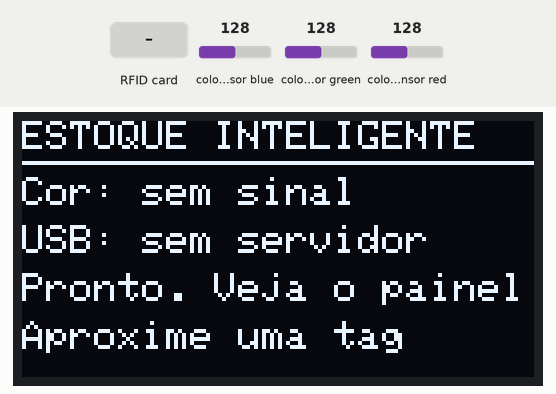
This program was run on a simulated ESP32. On the bench: 128×64 one-colour display. Wiring (inferred from the names in the program): TCS3200 colour sensor: output GPIO 34; S2 GPIO 13; S3 GPIO 14; S0 GPIO 32; S1 GPIO 33. The inputs (shaded band) are chosen by the test bench; at power-on: colour sensor blue 128, colour sensor green 128, colour sensor red 128. Random numbers use the default seed unless the program sets one; EEPROM starts erased; what the program prints to the serial monitor is not drawn.

Above: at 1.2 s.
1.3 s: colour sensor blue set to 5
At 3.3 s:
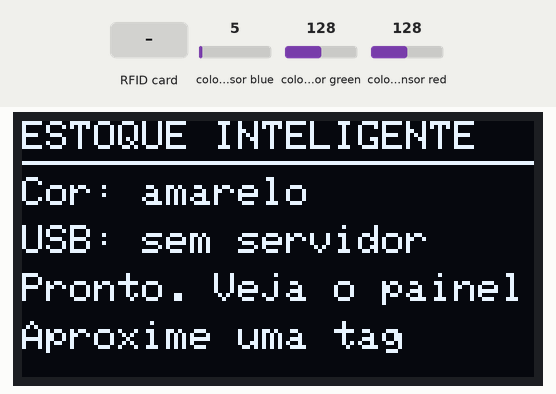
3.6 s: RFID card 5E 7A 19 C4 held to the reader
At 4.9 s:
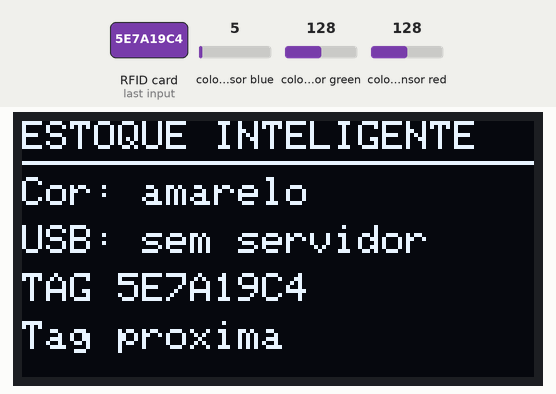
6.6 s: colour sensor green set to 5
At 8.4 s:
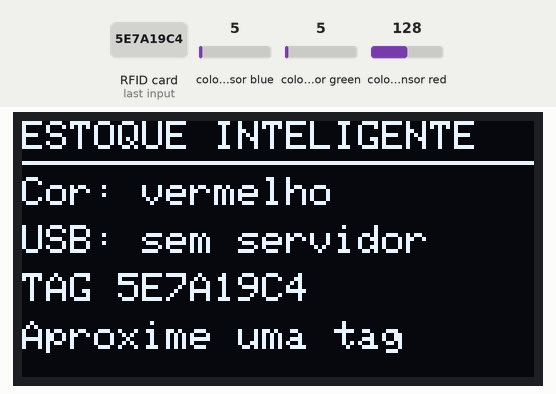
9.6 s: colour sensor red set to 5
At 11.1 s:
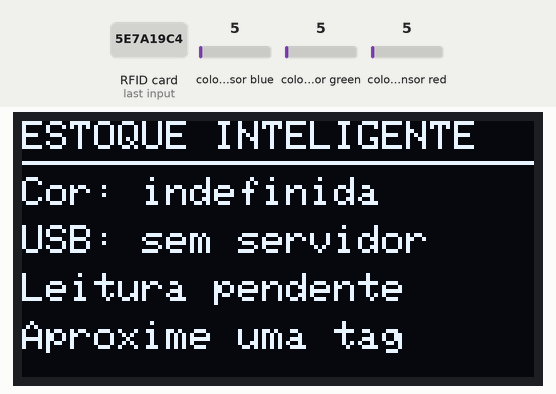
11.7 s: colour sensor blue set to 64
At 12.5 s:
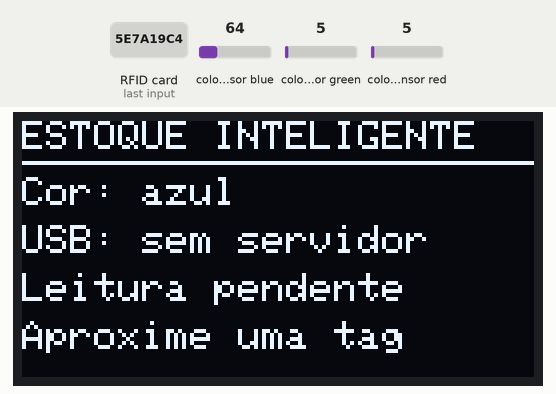
13.7 s: colour sensor green set to 64
At 15.1 s:
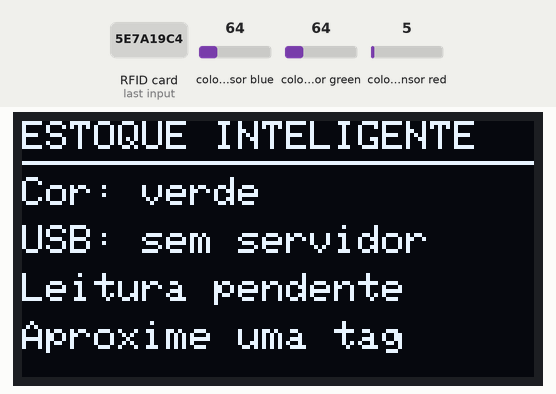
Timing chart, 0 to 16.7 s (numbered marks = the images above; inputs shaded):
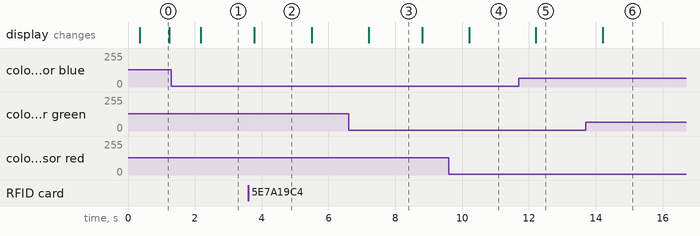

Measured:
- after the input at 1.3 s, the display: changes after 0.87 s (image 1)
- after the input at 9.6 s, the display: changes after 0.61 s (image 4)
- after the input at 11.7 s, the display: changes after 0.51 s (image 5)
- after the input at 13.7 s, the display: changes after 0.51 s (image 6)
- what the display in image 0 shows lasts 0.8 s, from 0.4 s to 1.2 s
- what the display in image 2 shows lasts 1.7 s, from 3.8 s to 5.5 s
- what the display in image 3 shows lasts 1.6 s, from 7.2 s to 8.8 s

The program:

main.cpp
```cpp
#include <Arduino.h>
#include <WiFi.h>
#include <HTTPClient.h>
#include <SPI.h>
#include <Preferences.h>
#include <Adafruit_GFX.h>
#include <Adafruit_SSD1306.h>
#include <MFRC522.h>
#include <ArduinoJson.h>
#include "pins.h"
#ifdef ESTOQUE_SIMULATION
#include "config.sim.h"
#elif defined(ESTOQUE_LOCAL_CONFIG)
#include "../include/config.h"
#else
#include "../include/config.example.h"
#endif
#ifndef TRANSPORT_SERIAL
#define TRANSPORT_SERIAL 0
#endif
#ifndef SERIAL_REPLY_TIMEOUT_MS
#define SERIAL_REPLY_TIMEOUT_MS 4000
#endif
#ifndef COLOR_TEST_MODE
#define COLOR_TEST_MODE 0
#endif
#ifndef COLOR_CALIBRATED
#define COLOR_CALIBRATED false
#endif
#ifndef COLOR_DOMINANCE_RATIO
#define COLOR_DOMINANCE_RATIO 1.2f
#endif

Adafruit_SSD1306 display(128,64,&SPI,OLED_DC,OLED_RESET_PIN,OLED_CS,4000000UL);
MFRC522 reader(RFID_CS,RFID_RST);
Preferences preferences;
bool oledOk=false,rfidOk=false,present=false,scannedThisVisit=false;
bool lastServerOk=false;
bool colorCalibrated=COLOR_CALIBRATED;
String activeTag="";
uint32_t lastTagSeenAt=0,lastCollisionNoticeAt=0;
uint32_t lastReaderRecoveryAt=0;
constexpr uint32_t RFID_RELEASE_MS=1500;
unsigned long pulseR=0,pulseG=0,pulseB=0;
uint8_t colorMissingCount=0;
uint32_t lastColor=0,lastRFID=0,lastReport=0,lastDisplay=0,lastWifi=0,lastInit=0;
String color="indefinida",commandId="",commandAction="",commandBox="",commandSlot="";
String pendingScan="",feedback="Iniciando...";
uint32_t feedbackUntil=0,commandReceivedAt=0,commandRemainingMs=0;
uint32_t serialRequestId=0,serialSentAt=0;
bool serialWaiting=false;
bool serialOversized=false;
String serialInput;

void message(const String &text){feedback=text;feedbackUntil=millis()+5000;Serial.println(text);}
unsigned long colorPulse(bool s2,bool s3){
 digitalWrite(COLOR_S2,s2);digitalWrite(COLOR_S3,s3);delayMicroseconds(500);
 pulseIn(COLOR_OUT,LOW,20000); // descartar o primeiro pulso apos trocar o filtro
 unsigned long samples[15];int count=0;
 for(int i=0;i<15;i++){
  const unsigned long value=pulseIn(COLOR_OUT,LOW,20000);
  if(!value){if(count+(14-i)<12)return 0;continue;}
  int j=count;while(j>0&&samples[j-1]>value){samples[j]=samples[j-1];j--;}
  samples[j]=value;count++;delay(2);
 }
 // Pelo menos 12 pulsos validos; descarta 20% de cada extremidade.
 const int trim=count/5,used=count-2*trim;
 unsigned long sum=0;for(int i=trim;i<count-trim;i++)sum+=samples[i];
 return (sum+used/2)/used;
}
void readColor(){
 if(!COLOR_ENABLED){color="indefinida";pulseR=pulseG=pulseB=0;return;}
 pulseR=colorPulse(LOW,LOW);pulseG=colorPulse(HIGH,HIGH);pulseB=colorPulse(LOW,HIGH);
 // pulseIn retorna duração em microssegundos, não frequência. Zero é timeout.
 if(!pulseR||!pulseG||!pulseB){
  color="indefinida";Serial.printf("Cor sem sinal | pulsos R=%lu G=%lu B=%lu us\n",pulseR,pulseG,pulseB);
  if(++colorMissingCount>=2){
   // S0/S1 baixos colocam o TCS3200 em power-down; voltar a escala de 20%.
   digitalWrite(COLOR_S0,LOW);digitalWrite(COLOR_S1,LOW);delay(50);
   digitalWrite(COLOR_S0,HIGH);digitalWrite(COLOR_S1,LOW);delay(50);
   colorMissingCount=0;Serial.println("Sensor de cor: retomada de sinal solicitada");
  }
  return;
 }
 colorMissingCount=0;
 if(!colorCalibrated&&!COLOR_TEST_MODE){color="indefinida";return;}
 const float r=COLOR_GAIN_R/pulseR,g=COLOR_GAIN_G/pulseG,b=COLOR_GAIN_B/pulseB;
 if(r>b*1.4f&&g>b*1.4f&&min(r,g)/max(r,g)>.65f)color="amarelo";
 else if(r>g*COLOR_DOMINANCE_RATIO&&r>b*COLOR_DOMINANCE_RATIO)color="vermelho";
 else if(g>r*COLOR_DOMINANCE_RATIO&&g>b*COLOR_DOMINANCE_RATIO)color="verde";
 else if(b>r*COLOR_DOMINANCE_RATIO&&b>g*COLOR_DOMINANCE_RATIO)color="azul";
 else color="indefinida";
 Serial.printf("Cor %s | pulsos R=%lu G=%lu B=%lu us\n",color.c_str(),pulseR,pulseG,pulseB);
}
String newEventId(){char buffer[40];snprintf(buffer,sizeof(buffer),"%08lx%08lx-%08lx",(unsigned long)esp_random(),(unsigned long)esp_random(),(unsigned long)millis());return String(buffer);}
void expireTagPresence(){
 if(present&&millis()-lastTagSeenAt>=RFID_RELEASE_MS){present=false;activeTag="";scannedThisVisit=false;}
}
void scanTag(){
 if(COLOR_TEST_MODE)return;
 if(!rfidOk){expireTagPresence();return;}
 digitalWrite(OLED_CS,HIGH);
 byte atqa[2],atqaSize=sizeof(atqa);
 const auto status=reader.PICC_WakeupA(atqa,&atqaSize);
 if(status==MFRC522::STATUS_COLLISION){
  if(!lastCollisionNoticeAt||millis()-lastCollisionNoticeAt>=2000){message("Uma tag por vez");lastCollisionNoticeAt=millis();}
  expireTagPresence();return;
 }
 if(status!=MFRC522::STATUS_OK||!reader.PICC_ReadCardSerial()){expireTagPresence();return;}
 String uid="";for(byte i=0;i<reader.uid.size;i++){if(reader.uid.uidByte[i]<16)uid+="0";uid+=String(reader.uid.uidByte[i],HEX);}uid.toUpperCase();
 reader.PICC_HaltA();reader.PCD_StopCrypto1();
 if(!present||uid!=activeTag){activeTag=uid;scannedThisVisit=false;}
 present=true;lastTagSeenAt=millis();
 if(pendingScan.length()){
  StaticJsonDocument<384> event;
  if(!deserializeJson(event,pendingScan)&&event["uid"].is<const char*>()&&uid==event["uid"].as<String>())scannedThisVisit=true;
  return;
 }
 if(scannedThisVisit)return;
 scannedThisVisit=true;
 StaticJsonDocument<384> event;event["eventId"]=newEventId();event["uid"]=uid;
 if(commandId.length()&&millis()-commandReceivedAt<commandRemainingMs)event["commandId"]=commandId;else event["commandId"]=nullptr;
 serializeJson(event,pendingScan);preferences.putString("pending",pendingScan);
 message("TAG "+uid);lastReport=0;
}
void applyReply(JsonObject response){
  if(response["ok"]==true&&response["serverTime"].is<int64_t>()){
   lastServerOk=true;
   if(pendingScan.length()&&!response["result"].isNull()){
    if(!response["result"]["accepted"].is<bool>()||!response["result"]["code"].is<const char*>()||!response["result"]["message"].is<const char*>()){
     lastServerOk=false;Serial.println("Resultado invalido; leitura preservada");return;
    }
    message(response["result"]["message"].as<String>());
    // Só apagar após resposta válida. Reenvio mantém o mesmo eventId.
    pendingScan="";preferences.remove("pending");
   }
   const JsonObject cmd=response["command"].as<JsonObject>();
   if(cmd.isNull()){commandId="";commandAction="";commandBox="";commandSlot="";commandRemainingMs=0;}
   else{commandId=cmd["id"].as<String>();commandAction=cmd["action"].as<String>();commandBox=cmd["boxId"].as<String>();commandSlot=cmd["slot"].isNull()?"fora":cmd["slot"].as<String>();
    const int64_t remaining=cmd["expiresAt"].as<int64_t>()-response["serverTime"].as<int64_t>();commandRemainingMs=remaining>0?(uint32_t)min((int64_t)60000,remaining):0;commandReceivedAt=millis();}
  }else{lastServerOk=false;Serial.println("Resposta do servidor invalida");}
}
void readSerialReply(){
 if(!TRANSPORT_SERIAL)return;
 while(Serial.available()){
  const char c=Serial.read();
  if(c=='\n'){
   if(!serialOversized&&serialInput.startsWith("APRENDE_REPLY ")){
    StaticJsonDocument<2560> envelope;
    if(!deserializeJson(envelope,serialInput.substring(14))&&serialWaiting&&envelope["requestId"].is<uint32_t>()&&envelope["requestId"].as<uint32_t>()==serialRequestId&&envelope["reply"].is<JsonObject>()){
     serialWaiting=false;applyReply(envelope["reply"].as<JsonObject>());
    }
   }
   serialInput="";
   serialOversized=false;
  }else if(c!='\r'&&!serialOversized){
   if(serialInput.length()<3000)serialInput+=c;
   else{serialInput="";serialOversized=true;} // Discard the WHOLE line, including a valid-looking suffix.
  }
 }
 if(serialWaiting&&millis()-serialSentAt>SERIAL_REPLY_TIMEOUT_MS){serialWaiting=false;lastServerOk=false;}
}
void report(){
 if(TRANSPORT_SERIAL&&serialWaiting)return;
 if(!TRANSPORT_SERIAL&&WiFi.status()!=WL_CONNECTED){lastServerOk=false;return;}
 StaticJsonDocument<1536> payload;payload["deviceId"]=DEVICE_ID;JsonObject t=payload.createNestedObject("telemetry");
 // present informa apenas se uma tag foi vista recentemente; sem ultrassonico.
 t["present"]=present;t["tagUid"]=present?activeTag.c_str():nullptr;t["distanceCm"]=nullptr;
 t["color"]=color;t["rssi"]=TRANSPORT_SERIAL?0:WiFi.RSSI();t["rfidOk"]=rfidOk;t["oledOk"]=oledOk;
 t["colorCalibrated"]=colorCalibrated;
 JsonArray p=t.createNestedArray("pulses");p.add(pulseR);p.add(pulseG);p.add(pulseB);
 if(pendingScan.length()){StaticJsonDocument<384> event;if(!deserializeJson(event,pendingScan))payload["scan"].set(event.as<JsonObject>());else{Serial.println("Leitura armazenada invalida; revisar NVS");return;}}
 if(TRANSPORT_SERIAL){
  serialRequestId++;serialSentAt=millis();serialWaiting=true;
  Serial.print("APRENDE_REPORT {\"requestId\":");Serial.print(serialRequestId);Serial.print(",\"report\":");serializeJson(payload,Serial);Serial.println("}");return;
 }
 WiFiClient client;HTTPClient http;http.setConnectTimeout(1000);http.setTimeout(1200);
 if(!http.begin(client,String(SERVER_URL)+"/api/device/report")){lastServerOk=false;return;}
 http.addHeader("Content-Type","application/json");http.addHeader("Authorization",String("Bearer ")+DEVICE_TOKEN);
 String request;serializeJson(payload,request);const int status=http.POST(request);
 if(status==200){StaticJsonDocument<2048> response;
  if(!deserializeJson(response,http.getString()))applyReply(response.as<JsonObject>());
  else{lastServerOk=false;Serial.println("JSON do servidor invalido; leitura preservada");}
 }else{lastServerOk=false;Serial.printf("HTTP %d. Evento pendente preservado.\n",status);if(status==401||status==403)message("Verifique DEVICE_TOKEN");}
 http.end();
}
void drawDisplay(){if(!oledOk)return;digitalWrite(RFID_CS,HIGH);display.clearDisplay();display.setTextSize(1);display.setTextColor(SSD1306_WHITE);display.setCursor(0,0);display.println("ESTOQUE INTELIGENTE");display.drawFastHLine(0,10,128,SSD1306_WHITE);display.setCursor(0,14);
 if(COLOR_TEST_MODE){display.println("TESTE SENSOR DE COR");display.println(color);display.print("R: ");display.println(pulseR);display.print("G: ");display.println(pulseG);display.print("B: ");display.println(pulseB);display.display();return;}
 display.print("Cor: ");
 if(!COLOR_ENABLED)display.println("desligada");
 else if(!colorCalibrated)display.println("calibrar");
 else if(!pulseR||!pulseG||!pulseB)display.println("sem sinal");
 else display.println(color);
 display.setCursor(0,26);
 if(TRANSPORT_SERIAL)display.println(lastServerOk?"USB: conectado":"USB: sem servidor");
 else display.println(WiFi.status()!=WL_CONNECTED?"WiFi: desconectado":lastServerOk?"Servidor conectado":"Servidor indisponivel");
 display.setCursor(0,38);
 String info;
 if((int32_t)(feedbackUntil-millis())>0)info=feedback;
 else if(pendingScan.length())info="Leitura pendente";
 else if(commandId.length()&&millis()-commandReceivedAt<commandRemainingMs){info=commandAction+" "+commandBox;if(commandSlot!="fora")info+=" "+commandSlot;}
 else info="Prepare no painel";
 if(info.length()>21)info=info.substring(0,21);
 display.println(info);
 display.setCursor(0,50);
 display.println(!rfidOk?"RFID sem resposta":present?"Tag proxima":"Aproxime uma tag");display.display();
}
void initReader(){
 digitalWrite(OLED_CS,HIGH);reader.PCD_Init();
 const byte v=reader.PCD_ReadRegister(MFRC522::VersionReg);
 // 0xB2 = FM17522_1, identificado no leitor da maquete em 03/11/2026.
 // Referencia: OSSLibraries/Arduino_MFRC522v2, MFRC522Constants::PCD_Version.
 // Reconhecer a versao confirma resposta SPI, nao uma leitura de tag.
 rfidOk=v==0x88||v==0x90||v==0x91||v==0x92||v==0x12||v==0xB2;
 Serial.printf("RC522: 0x%02X (%s)\n",v,rfidOk?"versao reconhecida":"falha ou versao desconhecida; verificar fios");
}
void setup(){
 present=scannedThisVisit=false;colorMissingCount=0;activeTag="";lastTagSeenAt=lastCollisionNoticeAt=0;
 Serial.begin(115200);pinMode(OLED_CS,OUTPUT);pinMode(RFID_CS,OUTPUT);digitalWrite(OLED_CS,HIGH);digitalWrite(RFID_CS,HIGH);
 SPI.begin(SPI_SCK,SPI_MISO,SPI_MOSI);
 if(OLED_ENABLED)oledOk=display.begin(SSD1306_SWITCHCAPVCC,0,true,false);
 if(!COLOR_TEST_MODE)initReader();
 for(int pin:{COLOR_S0,COLOR_S1,COLOR_S2,COLOR_S3})pinMode(pin,OUTPUT);
 pinMode(COLOR_OUT,INPUT);
 digitalWrite(COLOR_S0,HIGH);digitalWrite(COLOR_S1,LOW); // escala 20%
 preferences.begin("estoque",false);pendingScan=preferences.getString("pending","");
 if(!COLOR_TEST_MODE&&!TRANSPORT_SERIAL){WiFi.mode(WIFI_STA);WiFi.setAutoReconnect(true);WiFi.persistent(false);WiFi.begin(WIFI_SSID,WIFI_PASSWORD);lastWifi=millis();}
 message("Pronto. Veja o painel");
}
void loop(){const uint32_t now=millis();
 readSerialReply();
 static uint32_t lastDiagnostic=0;
 if(now-lastDiagnostic>=3000){lastDiagnostic=now;
  Serial.printf("DIAG wifi=%d ip=%s sinal=%d servidor=%s tag_proxima=%s rfid=%s oled_init=%s cor=%s\n",
   (int)WiFi.status(),WiFi.localIP().toString().c_str(),WiFi.RSSI(),lastServerOk?"ok":"falha",present?"sim":"nao",rfidOk?"responde":"falha",oledOk?"ok":"falha",color.c_str());
 }
 if(now-lastColor>=1000){lastColor=now;readColor();}
 if(now-lastRFID>=150){lastRFID=now;scanTag();}
 if(!COLOR_TEST_MODE&&now-lastReport>=2000){lastReport=now;report();}
 if(now-lastDisplay>=300){lastDisplay=now;drawDisplay();}
 if(!COLOR_TEST_MODE&&!TRANSPORT_SERIAL&&WiFi.status()!=WL_CONNECTED&&now-lastWifi>=10000){lastWifi=now;WiFi.reconnect();}
 if(!COLOR_TEST_MODE&&!rfidOk&&now-lastInit>=10000){lastInit=now;initReader();}
 // Reinicializa o RC522 quando passa muito tempo sem conseguir detectar tags.
 // Não limpa a visita ativa nem cria um novo evento RFID.
 if(!COLOR_TEST_MODE&&rfidOk&&!present&&now-lastTagSeenAt>=8000&&now-lastReaderRecoveryAt>=8000){
  lastReaderRecoveryAt=now;Serial.println("RFID: tentativa de recuperacao");initReader();
 }
 delay(2);
}
```

config.example.h
```cpp
#pragma once
// Copie para config.h. Esse arquivo local está no .gitignore.
#define WIFI_SSID "SEU_WIFI_2G4"
#define WIFI_PASSWORD "SUA_SENHA"
#define SERVER_URL "http://192.168.1.100:3000"
// Mesmo DEVICE_TOKEN do .env; nunca use ADMIN_TOKEN aqui.
#define DEVICE_TOKEN "COPIE_DEVICE_TOKEN_DO_ENV"
#define DEVICE_ID "esp32-maquete-01"
// 1 = relatorios via USB com `npm run usb`; 0 = HTTP pela rede Wi-Fi.
#define TRANSPORT_SERIAL 1

// OLED fotografado: SPI, 6 pinos, sem RESET exposto.
#define OLED_RESET_PIN -1
#define OLED_ENABLED true
#define COLOR_ENABLED true
// Validada com branco, azul, verde e amarelo na caixa em 10/11/2026.
#define COLOR_CALIBRATED true
// Branco na caixa de apresentacao em 10/11: R=225 G=215 B=169 us.
// Ganhos normalizados; recalibrar ao mudar sensor, distância ou iluminação.
// Veja docs/TESTE-COR.md e docs/CALIBRACAO.md.
#define COLOR_GAIN_R 1.0f
#define COLOR_GAIN_G 0.955555556f
#define COLOR_GAIN_B 0.751111111f
// Dominancia minima ajustada com as faces reais azul, verde e amarela.
#define COLOR_DOMINANCE_RATIO 1.10f
```

pins.h
```cpp
#pragma once
// ESP32 clássico WROOM/DevKit. Não usar esta pinagem em C3/S3 sem adaptar.
constexpr int SPI_SCK=18, SPI_MISO=19, SPI_MOSI=23;
constexpr int OLED_CS=16, OLED_DC=27;
constexpr int RFID_CS=21, RFID_RST=22;
// Apenas para o diagnostico historico do HC-SR04; o programa principal nao usa estes pinos.
constexpr int US_TRIG=25, US_ECHO=26;
constexpr int COLOR_S0=32, COLOR_S1=33, COLOR_S2=13, COLOR_S3=14, COLOR_OUT=34;
```
